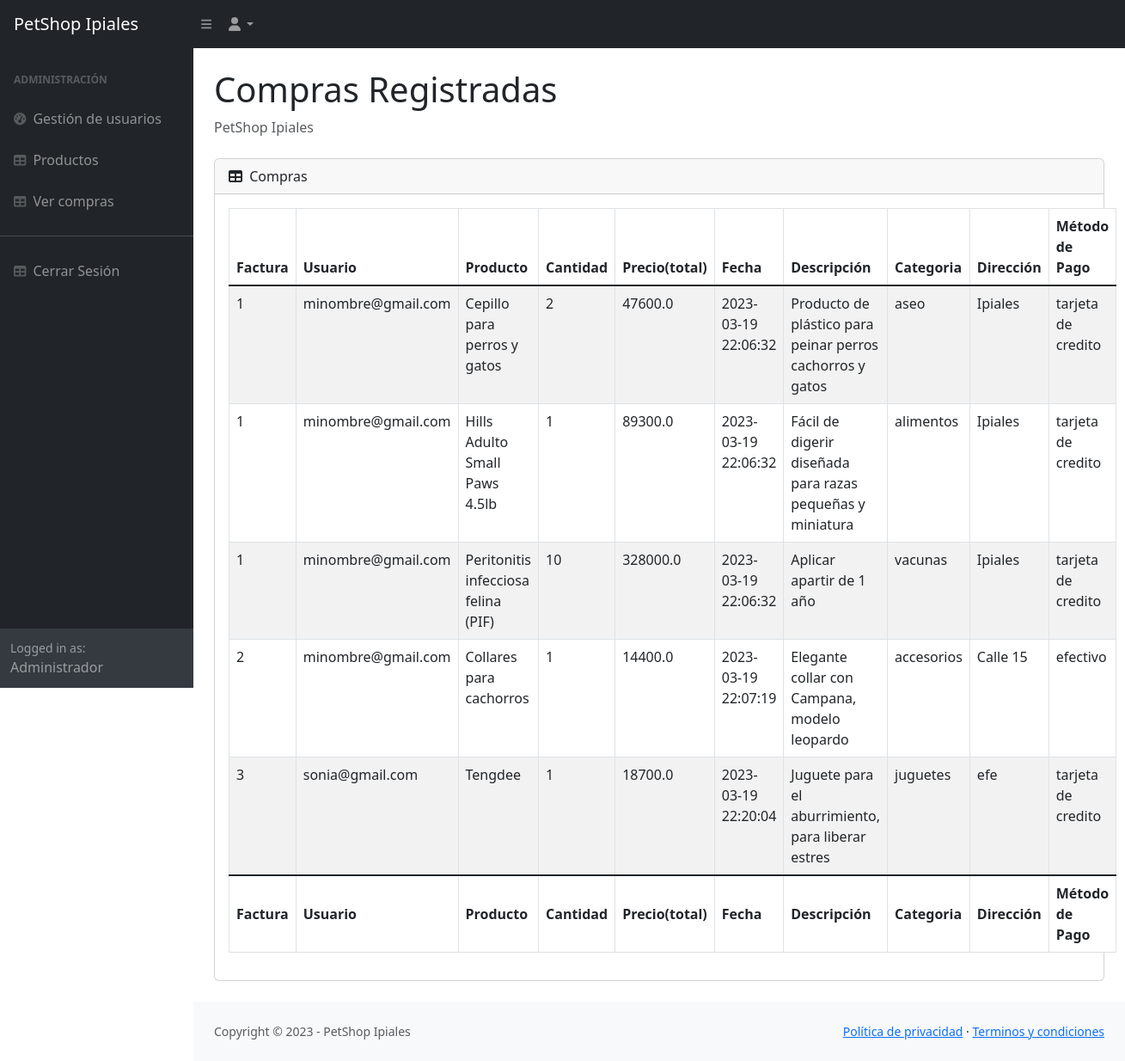
The page /ver_compras (signed in) on the database its author committed.
### tables this page shows
CREATE TABLE compras
		(compraId INTEGER PRIMARY KEY AUTOINCREMENT,
        factura TEXT,
        userId INTEGER,
		lista_productos TEXT,
		cantidad_productos TEXT,
        total REAL,
        fecha TEXT,
        direccion TEXT,
        metodo_pago TEXT,
		FOREIGN KEY(userId) REFERENCES users(userId)
		);

CREATE TABLE usuarios 
		(userId INTEGER PRIMARY KEY AUTOINCREMENT, 
		nombres TEXT,
		apellidos TEXT,
		celular TEXT,
		email TEXT,
		password TEXT,
        tipoUser TEXT
		);

CREATE TABLE productos
		(productId INTEGER PRIMARY KEY AUTOINCREMENT,
		nombre TEXT,
		precio REAL,
		descripcion TEXT,
		imagen TEXT,
		cantidad INTEGER,
		categoria TEXT
		);

### administrador/routes.py (the view)
@administrador.route('/ver_compras')
def ver_compras():
    if 'email' not in session:
        return redirect('/login/')
    elif session['tipoUser'] != 'administrador':
        return redirect('/')
    compras_user=all_compras()
    return render_template('mostrar_compras_admin.html', compras_user=compras_user)

### funciones.py (called while the page is built)
def all_compras():
    with sqlite3.connect('database.db') as conn:
        cur = conn.cursor()
        cur.execute("SELECT compras.factura, compras.lista_productos, compras.cantidad_productos, compras.total, compras.fecha, compras.direccion, compras.metodo_pago, productos.nombre, productos.descripcion, productos.categoria, compras.userId, usuarios.nombres, usuarios.apellidos, usuarios.email, usuarios.celular FROM compras, productos, usuarios WHERE compras.lista_productos=productos.productId AND compras.userId=usuarios.userId")
        data = cur.fetchall()
    conn.close()
    return (data)

### administrador/templates/mostrar_compras_admin.html (shortened to what this page needs)
<!DOCTYPE html>
<html lang="es">
<head>
    <link href="https://cdn.jsdelivr.net/npm/simple-datatables@latest/dist/style.css" rel="stylesheet" />
    <link href="/static/css/stylesa.css" rel="stylesheet" />
    <link href="https://cdn.jsdelivr.net/npm/bootstrap@5.3.0-alpha1/dist/css/bootstrap.min.css" rel="stylesheet"
>
</head>
<body class="sb-nav-fixed">
    <nav class="sb-topnav navbar navbar-expand navbar-dark bg-dark">
        <a class="navbar-brand ps-3" href="/admin">PetShop Ipiales</a>
        <button class="btn btn-link btn-sm order-1 order-lg-0 me-4 me-lg-0" id="sidebarToggle" href="#!"><i
                class="fas fa-bars"></i></button>
        <ul class="navbar-nav ms-auto ms-md-0 me-3 me-lg-4">
            <li class="nav-item dropdown">
                <a class="nav-link dropdown-toggle" id="navbarDropdown" href="#" role="button" data-bs-toggle="dropdown"
                    aria-expanded="false"><i class="fas fa-user fa-fw"></i></a>
            </li>
        </ul>
    </nav>
    <div id="layoutSidenav">
        <div id="layoutSidenav_nav">
            <nav class="sb-sidenav accordion sb-sidenav-dark" id="sidenavAccordion">
                <div class="sb-sidenav-menu">
                    <div class="nav">
                        <div class="sb-sidenav-menu-heading">Administración</div>
                        <a class="nav-link" href="/admin">
                            <div class="sb-nav-link-icon"><i class="fas fa-tachometer-alt"></i></div>
                            Gestión de usuarios
                        </a>
                        <a class="nav-link" href="/productos_admin/alimentos">
                            <div class="sb-nav-link-icon"><i class="fas fa-table"></i></div>
                            Productos
                        </a>
                        <a class="nav-link" href="/ver_compras">
                            <div class="sb-nav-link-icon"><i class="fas fa-table"></i></div>
                            Ver compras
                        </a>
                        <hr>
                        <a class="nav-link" href="/logout" onclick="return confirm('¿Seguro quieres salir?')">
                            <div class="sb-nav-link-icon"><i class="fas fa-table"></i></div>
                            Cerrar Sesión
                        </a>
                    </div>
                </div>
                <div class="sb-sidenav-footer">
                    <div class="small">Logged in as:</div>
                    Administrador
                </div>
            </nav>
        </div>
        <div id="layoutSidenav_content">
            <main>
                <div class="container-fluid px-4">
                    <h1 class="mt-4">Compras Registradas</h1>
                    <ol class="breadcrumb mb-4">
                        <li class="breadcrumb-item active">PetShop Ipiales</li>
                    </ol>
                    <div class="card mb-4">
                        <div class="card-header">
                            <i class="fas fa-table me-1"></i> Compras
                        </div>
                        <div class="card-body">
                            <table id="datatablesSimple" class="table table-striped table-bordered table-hover">
                                <thead>
                                    <tr>
                                        <th>Factura</th>
                                        <th>Usuario</th>
                                        <th>Producto</th>
                                        <th>Cantidad</th>
                                        <th>Precio(total)</th>
                                        <th>Fecha</th>
                                        <th>Descripción</th>
                                        <th>Categoria</th>
                                        <th>Dirección</th>
                                        <th>Método de Pago</th>
                                    </tr>
                                </thead>
                                <tfoot>
                                    <tr>
                                        <th>Factura</th>
                                        <th>Usuario</th>
                                        <th>Producto</th>
                                        <th>Cantidad</th>
                                        <th>Precio(total)</th>
                                        <th>Fecha</th>
                                        <th>Descripción</th>
                                        <th>Categoria</th>
                                        <th>Dirección</th>
                                        <th>Método de Pago</th>
                                    </tr>
                                </tfoot>
                                <tbody>
                                    {% for info in compras_user %}
                                    <tr>
                                        <td>{{info[0]}}</td>
                                        <td>{{info[13]}}</td>
                                        <td>{{info[7]}}</td>
                                        <td>{{info[2]}}</td>
                                        <td>{{info[3]}}</td>
                                        <td>{{info[4]}}</td>
                                        <td>{{info[8]}}</td>
                                        <td>{{info[9]}}</td>
                                        <td>{{info[5]}}</td>
                                        <td>{{info[6]}}</td>
                                    </tr>
                                    {% endfor %}
                                </tbody>
                            </table>
                        </div>
                    </div>
                </div>
            </main>
            <footer class="py-4 bg-light mt-auto">
                <div class="container-fluid px-4">
                    <div class="d-flex align-items-center justify-content-between small">
                        <div class="text-muted">Copyright © 2023 - PetShop Ipiales</div>
                        <div>
                            <a href="#">Política de privacidad</a> &middot;
                            <a href="#">Terminos y condiciones</a>
                        </div>
                    </div>
                </div>
            </footer>
        </div>
    </div>
</body>
</html>

### rows shown on the page
compras: factura "1", email "minombre@gmail.com", nombre "Cepillo para perros y gatos", cantidad_productos "2", total "47600.0", fecha "2023-03-19 22:06:32", descripcion "Producto de plástico para peinar perros cachorros y gatos", categoria "aseo", direccion "Ipiales", metodo_pago "tarjeta de credito"
compras: factura "1", email "minombre@gmail.com", nombre "Hills Adulto Small Paws 4.5lb", cantidad_productos "1", total "89300.0", fecha "2023-03-19 22:06:32", descripcion "Fácil de digerir diseñada para razas pequeñas y miniatura", categoria "alimentos", direccion "Ipiales", metodo_pago "tarjeta de credito"
compras: factura "1", email "minombre@gmail.com", nombre "Peritonitis infecciosa felina (PIF)", cantidad_productos "10", total "328000.0", fecha "2023-03-19 22:06:32", descripcion "Aplicar apartir de 1 año", categoria "vacunas", direccion "Ipiales", metodo_pago "tarjeta de credito"
compras: factura "2", email "minombre@gmail.com", nombre "Collares para cachorros", cantidad_productos "1", total "14400.0", fecha "2023-03-19 22:07:19", descripcion "Elegante collar con Campana, modelo leopardo", categoria "accesorios", direccion "Calle 15", metodo_pago "efectivo"
compras: factura "3", email "sonia@gmail.com", nombre "Tengdee", cantidad_productos "1", total "18700.0", fecha "2023-03-19 22:20:04", descripcion "Juguete para el aburrimiento, para liberar estres", categoria "juguetes", direccion "efe", metodo_pago "tarjeta de credito"
